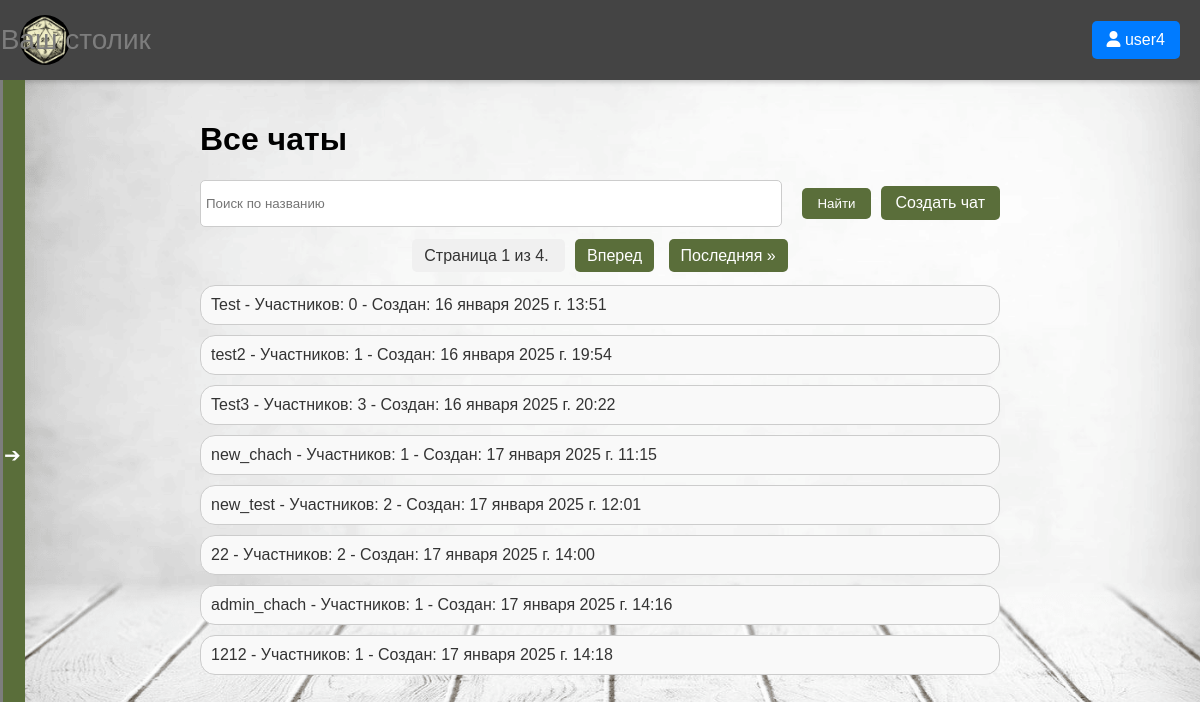
/chat_list/ (signed in), run on the app's committed database.
### MyChat/models.py (models this page shows, shortened)
class Chat(models.Model):
    name = models.CharField(max_length=255)
    created_at = models.DateTimeField(auto_now_add=True)
    creator = models.ForeignKey(User, on_delete=models.CASCADE, related_name='created_chats')
    users = models.ManyToManyField(User, related_name='chats')
    invited_users = models.ManyToManyField(User, related_name='invited_chats', blank=True)

### MyChat/views.py (the view)
# urls.py: path('chat_list/', chat_list, name='chat_list'),
@login_required
def chat_list(request):
    all_chats = Chat.objects.all()
    user = request.user
    user_chats = Chat.objects.filter(Q(users=user) | Q(creator=user)).distinct()
    search_query = request.GET.get('search', '')
    if search_query:
        all_chats = all_chats.filter(name__icontains=search_query)
    paginator = Paginator(all_chats, 8)
    page_number = request.GET.get('page')
    try:
        chats = paginator.page(page_number)
    except PageNotAnInteger:
        chats = paginator.page(1)
    except EmptyPage:
        chats = paginator.page(paginator.num_pages)
    return render(request, 'MyChat/chat_home.html', {
        'chats': chats,
        'user_chats': user_chats,
        'search_query': search_query
    })

### MyChat/templates/MyChat/chat_home.html (shortened to what this page needs)
<!DOCTYPE html>
<html lang="ru">
<head>
    {% load static %}
    <link rel="stylesheet" href="{% static 'MySite/style.css' %}">
</head>
<body>
    {% include 'MySite/cap.html' %}
    {% include 'MyChat/sidebar.html' %}
    <main>
        <h1>Все чаты</h1>
        <div class="search-container">
            <form method="GET" action="{% url 'chat_list' %}" class="search-form">
                <input type="text" name="search" placeholder="Поиск по названию" value="{{ search_query }}" class="search-input">
                <button type="submit" class="button search-button">Найти</button>
                <a href="{% url 'create_chat' %}" class="button create-chat-button">Создать чат</a>
            </form>
        </div>
        <div class="pagination">
            <span class="step-links">
                <span class="current">
                    Страница {{ chats.number }} из {{ chats.paginator.num_pages }}.
                </span>
                {% if chats.has_next %}
                    <a href="?page={{ chats.next_page_number }}{% if search_query %}&search={{ search_query }}{% endif %}">Вперед</a>
                    <a href="?page={{ chats.paginator.num_pages }}{% if search_query %}&search={{ search_query }}{% endif %}">Последняя &raquo;</a>
                {% endif %}
            </span>
        </div>
        <div class="chat-container">
            {% for chat in chats %}
                <div class="chat-item">
                    <a href="{% url 'chat_page' chat.id %}">
                        {{ chat.name }} - Участников: {{ chat.users.count }} - Создан: {{ chat.created_at }}
                    </a>
                </div>
            {% empty %}
                <p>Нет чатов.</p>
            {% endfor %}
        </div>
    </main>
</body>
</html>

### MySite/templates/MySite/cap.html (shortened to what this page needs)
{% load static %}
<!DOCTYPE html>
<html lang="ru">
<head>
    <link rel="stylesheet" href="https://cdnjs.cloudflare.com/ajax/libs/font-awesome/6.0.0-beta3/css/all.min.css">
</head>
<body>
    <header>
        <div class="header-container">
            <img src="{% static 'MySite/dice_mark.png' %}" alt="Логотип" class="logo">
            <div class="site-title">Ваш столик</div>
            <div class="header-buttons">
                {% if user.is_authenticated %}
                    <div class="user-menu">
                        <button class="header-button">
                            <i class="fas fa-user"></i> {{ user.username }}
                        </button>
                    </div>
                {% endif %}
            </div>
        </div>
    </header>
</body>

### MySite/static/MySite/style.css (style rules this page uses)
body { background-image: url('/static/MySite/table2.png'); background-size: cover; background-repeat: no-repeat; background-position: center; margin: 0; padding: 0; height: 100vh; overflow: hidden; font-family: Arial, sans-serif; }
.logo { height: 50px; }
.header-buttons { display: flex; gap: 10px; }
.header-button { text-decoration: none; padding: 10px 15px; background-color: #007bff; color: white; border-radius: 5px; }
.pagination { margin: 20px 0; text-align: center; }
.pagination a { padding: 8px 12px; margin: 0 5px; background-color: #5A6E3A; color: white; text-decoration: none; border-radius: 5px; }
.pagination .current { padding: 8px 12px; margin: 0 5px; background-color: #f0f0f0; color: #333; border-radius: 5px; }

### MyChat/templates/MyChat/chat_home.html (style rules this page uses)
main { margin: 0 auto; padding: 20px; max-width: 800px; }
.search-container { margin-bottom: 20px; display: flex; align-items: center; justify-content: flex-start; }
.search-form { display: flex; align-items: center; width: 100%; }
.search-input { flex: 1; height: 35px; padding: 5px; border: 1px solid #ccc; border-radius: 5px; margin-right: 10px; }
.button { padding: 8px 15px; background-color: #5A6E3A; color: white; border: none; border-radius: 5px; cursor: pointer; transition: background-color 0.3s; margin-left: 10px; }
.create-chat-button { text-decoration: none; }
.chat-container { margin-top: 20px; }
.chat-item { padding: 10px; border: 1px solid #ccc; border-radius: 15px; margin-bottom: 10px; background-color: #f9f9f9; transition: background-color 0.2s; }
.chat-item a { text-decoration: none; color: #333; display: block; }

### MySite/templates/MySite/cap.html (style rules this page uses)
html, body { margin: 0; padding: 0; height: 100%; font-family: Arial, sans-serif; }
header { background-color: #444444; padding: 15px 20px; color: white; display: flex; align-items: center; box-shadow: 0 2px 5px rgba(0, 0, 0, 0.2); }
.header-container { display: flex; align-items: center; width: 100%; justify-content: space-between; }
.logo { width: 50px; height: 50px; border-radius: 50%; object-fit: cover; }
.site-title { font-size: 28px; margin-left: -1000px; white-space: nowrap; color: #7D7D7D; }
.user-menu { position: relative; display: inline-block; }
.header-button { background-color: #007bff; color: white; border: none; padding: 10px 15px; border-radius: 5px; cursor: pointer; transition: background-color 0.3s, transform 0.2s; font-size: 16px; margin-left: 10px; }

### data on the page
Chat: name "Test", users.count "0", created_at "16 января 2025 г. 13:51"
Chat: name "test2", users.count "1", created_at "16 января 2025 г. 19:54"
Chat: name "Test3", users.count "3", created_at "16 января 2025 г. 20:22"
Chat: name "new_chach", users.count "1", created_at "17 января 2025 г. 11:15"
Chat: name "new_test", users.count "2", created_at "17 января 2025 г. 12:01"
Chat: name "22", users.count "2", created_at "17 января 2025 г. 14:00"
Chat: name "admin_chach", users.count "1", created_at "17 января 2025 г. 14:16"
Chat: name "1212", users.count "1", created_at "17 января 2025 г. 14:18"

### other printed values
{{ user.username }} "user4"
{{ chats.number }} "1"
{{ chats.paginator.num_pages }} "4"
